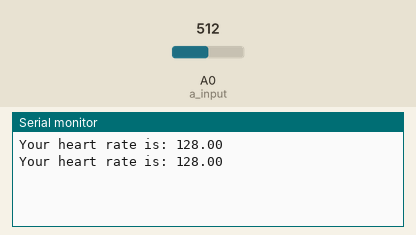
This sketch was run on a simulated Arduino Uno, built with avr-gcc and run on an emulated ATmega328P. Shown: the last lines printed to the serial monitor. The inputs (shaded band) are chosen by the test bench; at power-on: A0 (a_input) = 512.

Above: at 3.8 s.
3.9 s: A0 (a_input) set to 716
At 6.6 s:
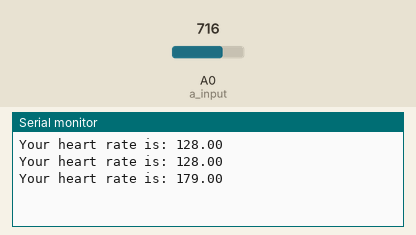
7.8 s: A0 (a_input) set to 900
At 10.1 s:
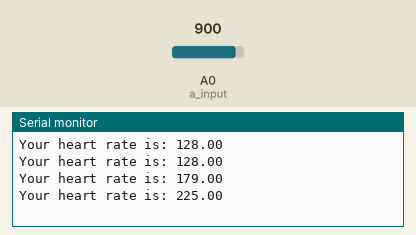
Timing chart, 0 to 11.6 s (numbered marks = the images above; inputs shaded):
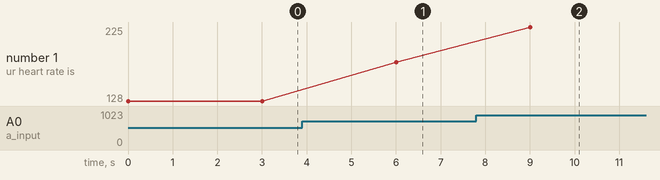

The sketch:

heartbeat.ino
```cpp
const int a_input = A0; //Pin used for the analogue input.
double percentage = 0.75; //Sets a variable for the percentage used in the heart rate calculation.

void setup ()
{
  Serial.begin (9600); //Opens up connection to the serial port.
}
void loop ()
{
    int raw_value = analogRead(a_input); //Gets the raw value from the input device.
    double heart_rate = percentage * 0 + (1 - percentage) * raw_value; //Calculation to get heart rate, however this component in general isn't very reliable.

    Serial.print("Your heart rate is: ");
    Serial.println(heart_rate);

    delay (3000); //3 second delay.
}
```

Measured:
- after the input at 3.9 s, the serial monitor: prints a new line after 2.1 s (image 1)
- after the input at 7.8 s, the serial monitor: prints a new line after 1.2 s (image 2)
- plotted number 1: 128 → 179 after the input at 3.9 s, 179 → 225 after the input at 7.8 s
